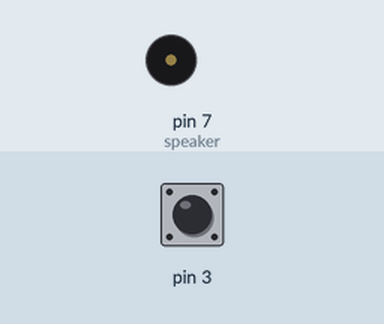
Bench run of a sketch on a simulated Arduino Uno, built with avr-gcc and run on an emulated ATmega328P. Parts: buzzer (waves = sounding). Inputs (shaded band) come from the test bench; at power-on: pin 3 HIGH.

Above: at 1.2 s.
1.3 s: pin 3 pulled LOW for 0.15 s
At 1.9 s:
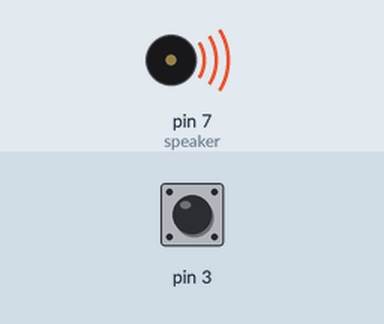
4.4 s: pin 3 pulled LOW for 3.2 s
9.1 s: pin 3 pulled LOW for 1 s
Timing chart, 0 to 15.2 s (numbered marks = the images above; inputs shaded):
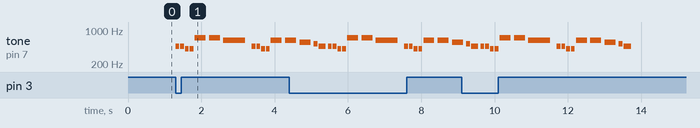

Measured:
- after the input at 1.3 s, tone on pin 7 (speaker): plays 466 Hz for 0.10 s, 466 Hz for 0.10 s, 415 Hz for 0.10 s, 415 Hz for 0.10 s, 698 Hz for 0.30 s, 698 Hz for 0.30 s … (13 notes in this stretch), starting at once

The sketch:

Speaker.ino
```cpp
int speaker = 7;


void setup() {
  // put your setup code here, to run once:
  pinMode(speaker, OUTPUT);
  pinMode(3, INPUT_PULLUP);
}

void loop() {
  // put your main code here, to run repeatedly:
  if(digitalRead(3) == LOW) {
  pinMode(speaker, OUTPUT);
  tone(speaker, 466, 100);
  delay(130);
  tone(speaker, 466, 100);
  delay(130);
  tone(speaker, 415, 100);
  delay(130);
  tone(speaker, 415, 100);
  delay(130);
  tone(speaker, 698, 300);
  delay(390);
  tone(speaker, 698, 300);
  delay(390);
  tone(speaker, 622, 600);
  delay(780);
  tone(speaker, 466, 100);
  delay(130);
  tone(speaker, 466, 100);
  delay(130);
  tone(speaker, 415, 100);
  delay(130);
  tone(speaker, 415, 100);
  delay(130);
  tone(speaker, 622, 300);
  delay(390);
  tone(speaker, 622, 300);
  delay(390);
  tone(speaker, 554, 300);
  delay(390);
  tone(speaker, 523, 100);
  delay(130);
  tone(speaker, 466, 200);
  delay(260);
  }
}
```
